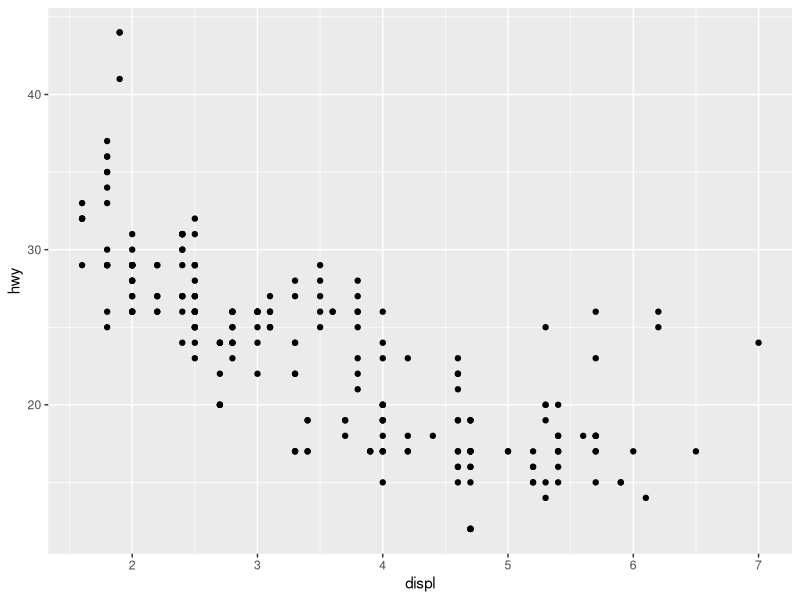
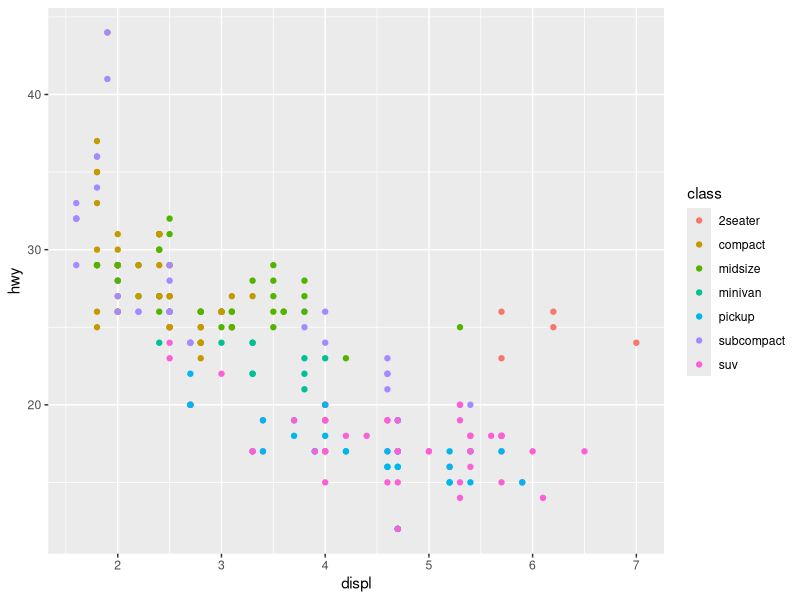
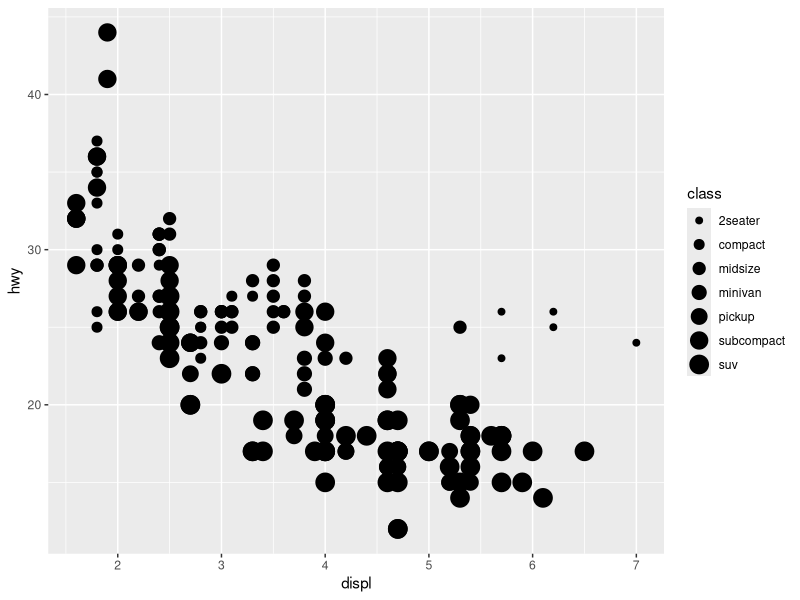
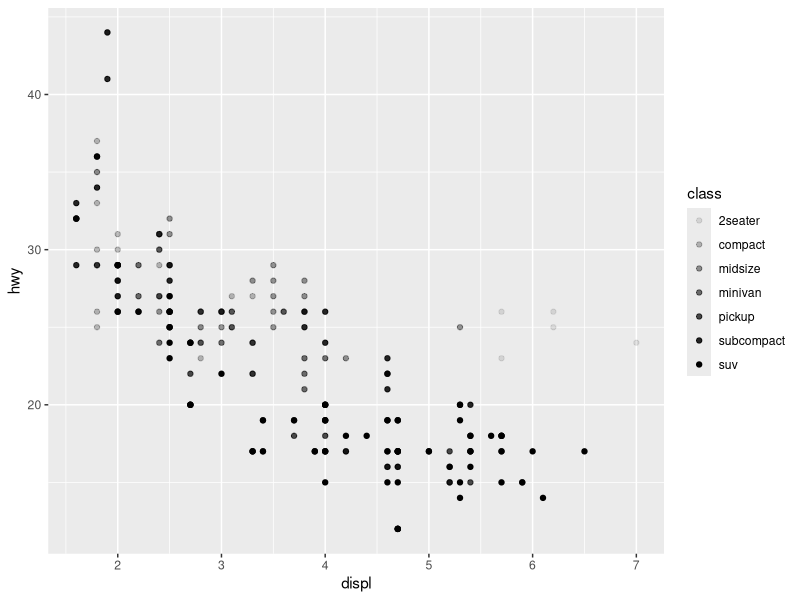
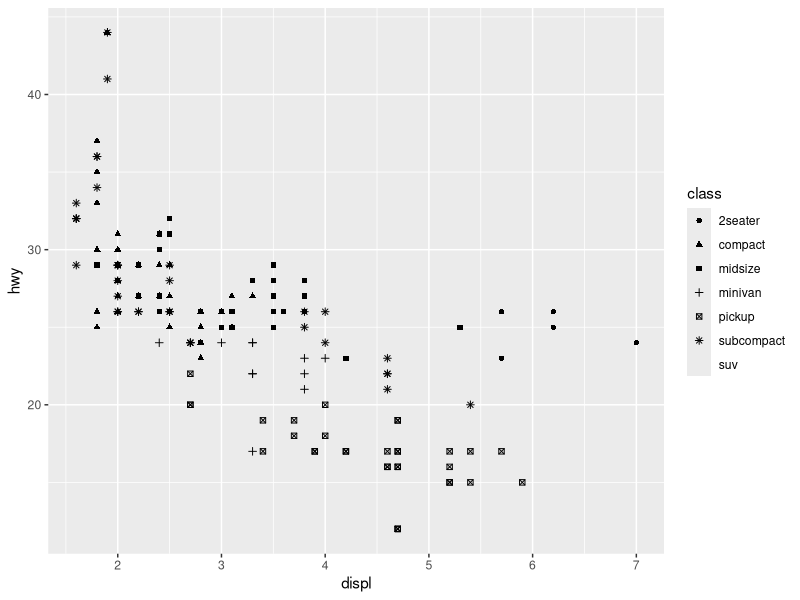
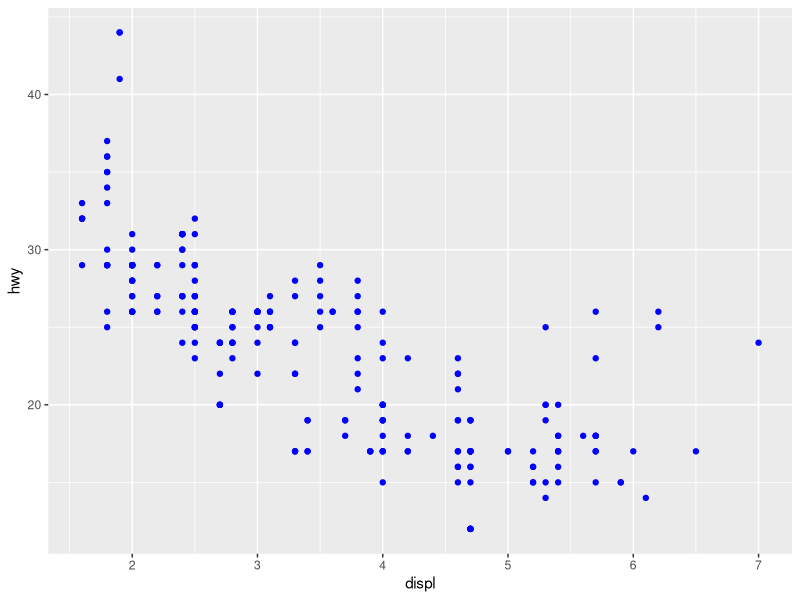
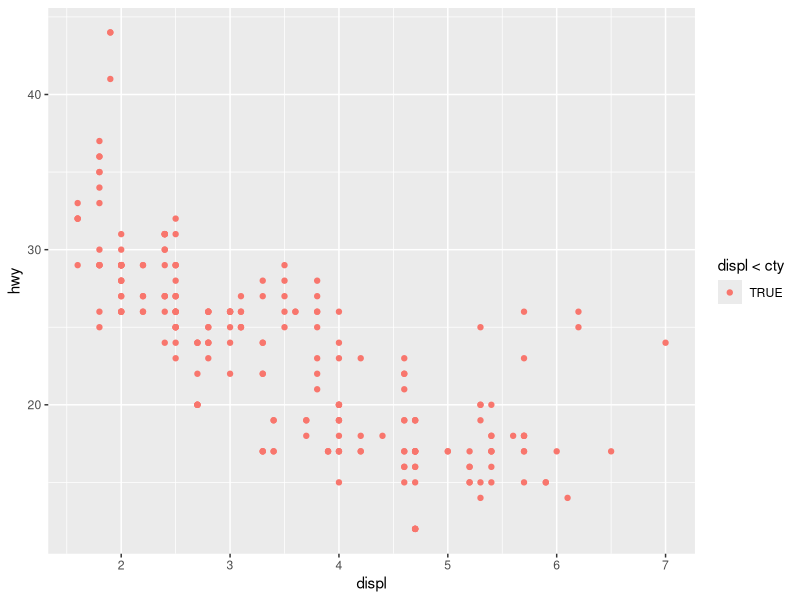
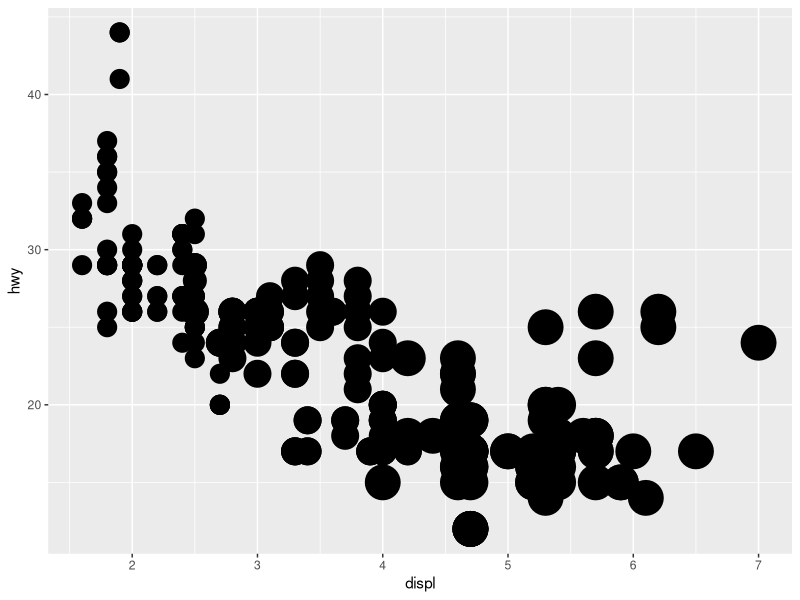

These charts were generated, in order, by the following R code:
# Notes from R FOR DATA SCIENCE,
# an O'Reilly guide by Hadley Wickham and Garrett Grolemund
# Availible online at http://r4ds.had.co.nz/
# PART ONE: EXPLORE
# Chapter 1: Data Visualization with ggplot2

# install neccessary packages usnig the line below and then load libraries
# install.packages("tidyverse")
library(tidyverse)

mpg
str(mpg)

ggplot(data = mpg) +
  geom_point(mapping = aes(x = displ, y = hwy))

############ AESTHETIC MAPPING ############
# mapping an aesthetic to a variable (color)
ggplot(data = mpg) +
  geom_point(mapping = aes(x = displ, y = hwy, color = class))

# mapping to a size (althouhgh since class is an unordered variable its not the best idea)
ggplot(data = mpg) +
  geom_point(mapping = aes(x = displ, y = hwy, size = class))

# using alpha to affect transparency
ggplot(data = mpg) +
  geom_point(mapping = aes(x = displ, y = hwy, alpha = class))

# using shape gives different categories different dot shapes
# NOTE: defaults to only 6 different shapes, additional variables will be unplotted
ggplot(data = mpg) +
  geom_point(mapping = aes(x = displ, y = hwy, shape = class))

# Can set aesthetics manually: color has to be outside aes() function
# color: name of color as char string
# size of point in mm
# shape of point as number (ex 0 15, 22 are all squares)
ggplot(data = mpg) +
  geom_point(mapping = aes(x = displ, y = hwy), color = "blue")

#mapping a cominuous variable:
# note: these continuous variables aren't truely continuous
ggplot(data = mpg) +
  geom_point(mapping = aes(x = displ, y = hwy, color = displ <cty))

# stroke aesthetic?
ggplot(data = mpg) +
  geom_point(mapping = aes(x = displ, y = hwy, stroke = cyl))

# Non variable name aes
ggplot(data = mpg) +
  geom_point(mapping = aes(x = displ, y = hwy, color = displ < 5))

########## FACETS ##########
# using facet_wrap(). must be discrete variable(s)
ggplot(data = mpg) +
  geom_point(mapping = aes(x = displ, y = hwy)) +
  facet_wrap(~ class, nrow = 2)

# facet plot on combo of 2 variables
ggplot(data = mpg) +
  geom_point(mapping = aes(x = displ, y = hwy)) +
  facet_grid(drv ~ cyl)

# facet_grid(drv ~ .) vs. facet_grid(. ~ drv):
# graphs are divided into rows vs. columns
ggplot(data = mpg) +
  geom_point(mapping = aes(x = displ, y = hwy)) +
  facet_grid(drv ~ .)

############## GEOMETRIC OBJECTS #############
ggplot(data = mpg) +
  geom_point(mapping = aes(x = displ, y = hwy))
# vs
ggplot(data = mpg) +
  geom_smooth(mapping = aes(x = displ, y = hwy))
# not every aes works in every geom
# add multiple geom functions to plot to disply multiple in same plot
ggplot(data = mpg) +
  geom_smooth(mapping = aes(x = displ, y = hwy, linetype = drv, color = drv)) +
  geom_point(mapping = aes(x = displ, y = hwy, color = drv))


ggplot(data = mpg) +
  geom_point(mapping = aes(x = displ, y = hwy)) +
  geom_smooth(mapping = aes(x = displ, y = hwy))
# can do same plot as above using global mappings
# this can help avoid errors if both plots are to disply same data
ggplot(data = mpg, mapping = aes(x = displ, y = hwy)) +
  geom_point() +
  geom_smooth()

# can use global mappings but change one plot usng local mappings for that layer ONLY:
ggplot(data = mpg, mapping = aes(x = displ, y = hwy)) +
  geom_point(mapping = aes(color = class)) +
  geom_smooth()

#using local variables to midfy global mappings
ggplot(data = mpg, mapping = aes(x = displ, y = hwy, color = class)) +
  geom_point() +
  geom_smooth(data = filter(mpg, class == "subcompact"), se = FALSE)

ggplot(data = mpg, mapping = aes(x = displ, y = hwy, color = drv)) +
  geom_point() +
  geom_smooth(se = FALSE) # makes it so just the smoothed line appears, without indication of variance

# REcreating R plots (pg 21, q 6)
ggplot(data = mpg, mapping = aes(x = displ, y = hwy)) +
  geom_smooth(se = FALSE) +
  geom_point()

ggplot(data = mpg, mapping = aes(x = displ, y = hwy, group = drv)) +
  geom_smooth(se = FALSE) +
  geom_point()

ggplot(data = mpg, mapping = aes(x = displ, y = hwy, color = drv)) +
  geom_smooth(se = FALSE) +
  geom_point()

ggplot(data = mpg, mapping = aes(x = displ, y = hwy)) +
  geom_smooth(se = FALSE) +
  geom_point(aes(color = drv))

ggplot(data = mpg, mapping = aes(x = displ, y = hwy, group = drv)) +
  geom_smooth(aes(linetype = drv), se = FALSE) +
  geom_point(aes(color = drv))

ggplot(data = mpg, mapping = aes(x = displ, y = hwy, color = drv)) +
  geom_point()

#################### STATISTICAL TRANSFORMATIONS ##################
diamonds
str(diamonds)

ggplot(data = diamonds) +
  geom_bar(mapping = aes(x = cut))

# bar plots use an algorithm called stat to calc the count. Generally,
# stats and geoms can be used interchangeably. Ex the plot above can be reproduced as follows.
# This works bc every geom has a default stat and vice versa
ggplot(data = diamonds) +
  stat_count(mapping = aes(x = cut))

### Reasons you might need to use a stat explicitly: ##

# 1: to override the default stat
# Example would be changing the stat of geom_bar() from the default count to identity
# when the height of the bars is already present in the data. Here we're not interested in
# a frequency
demo <- tribble(
  ~a,      ~b,
  "bar_1", 20,
  "bar_2", 30,
  "bar_3", 40)

ggplot(data = demo) +
  geom_bar(mapping = aes(x = a, y = b), stat = "identity")
# If stat statment is not included, the following error occurs:
# Error: stat_count() must not be used with a y aesthetic.

# 2: to override the default mapping from transformed variables to aesthetics
# Ex: you might want to display a bar chart proportion (frequency) rather than count
ggplot(data = diamonds) +
  geom_bar(mapping = aes(x = cut, y = ..prop.., group = 1))

# 3: to draw greater attention to the statistical transformation in your code
# Ex: to use stat_summary() to summarize y values for each unique x value
ggplot(data = diamonds) +
  stat_summary(
    mapping = aes(x = cut, y = depth),
    fun.ymin = min,
    fun.ymax = max,
    fun.y = median
  )

# THeres over 20 stats in ggplot2
# see: https://www.rstudio.com/wp-content/uploads/2015/03/ggplot2-cheatsheet.pdf
# also: https://www.rstudio.com/resources/cheatsheets/

# my attempt at q1 on page 26. doesn't really work
# ggplot(data = diamonds) +
#   geom_pointrange(mapping = aes(x = cut, y = depth,
#                   ymin = 40,
#                   ymax = 80)) 


####################### POSITION AJUSTMENTS ###################
# can color a bar chart using color or fill
ggplot(data = diamonds) +
  geom_bar(mapping = aes(x = cut, color = cut))

ggplot(data = diamonds) +
  geom_bar(mapping = aes(x = cut, fill = cut))

# stacked bar graph
ggplot(data = diamonds) +
  geom_bar(mapping = aes(x = cut, fill = clarity))

# If you don't want a stacked bar chart, you can use one of three other options: 
# identity, dodge, or fill

# 1 - position = IDENTITY: will place each object exactly where it falls in the context of the graph
# not super useful for bars because it overlaps them
# bc of overlap, need to ajust alpha or set fill = NA

# using alpha
ggplot(data = diamonds, mapping = aes(x = cut, fill = clarity)) +
  geom_bar(alpha = 1/5, position = "identity")

# blank plot bc ??? not worrying about it
ggplot(data = diamonds, mapping = aes(x = cut, fill = clarity)) +
  geom_bar(fill = NA, position = "identity")

# 2 - position = "fill": works like stacking, but makes each set of stacked bars the same height
# easier to compare proportions across groups

ggplot(data = diamonds) +
  geom_bar(mapping = aes(x = cut, fill = clarity), position = "fill")

# 3 - position = "dodge": places overlapping objects directly beside one another to compare
# individual values

ggplot(data = diamonds) +
  geom_bar(mapping = aes(x = cut, fill = clarity), position = "dodge")

# another adjustment thats good for scatterplots (but not for boxplots) to avoid 
# overplotting (where points overlap, making it difficult to see where the mass of the data is)
# set position adjustment to "jitter"
# adds small amount of randomness to spread points out

ggplot(data = mpg, mapping = aes(x = displ, y = hwy)) +
  geom_point(position = "jitter")

# shorthand for geom_point(position = "jitter") is geom_jitter()
# Same plot as above

ggplot(data = mpg, mapping = aes(x = displ, y = hwy)) +
  geom_jitter()

# Exercises, pg 31.
ggplot(data = mpg, mapping = aes(x = cty, y = hwy)) +
  geom_point()
# VS
ggplot(data = mpg, mapping = aes(x = cty, y = hwy)) +
  geom_jitter() # better way to display!

# geom_count() performs a similar role as geom_jitter in that it unobscures overplotting
# However, while geom_jitter does this through randomized variation, geom_count
# adds size to the points
ggplot(data = mpg, mapping = aes(x = cty, y = hwy)) +
  geom_count()

ggplot(data = mpg, mapping = aes(class, hwy)) +
  geom_boxplot()

################### COORDINATE SYSTEMS ###################
# the default coordinate system in ggplot2 is the cartesian coordinate system (x, y)
# Others:

# coord_flip() switches x and y axes. Useful for horizontal boxplots or for long labels
# ex:
ggplot(data = mpg, mapping = aes(x = class, y = hwy)) +
  geom_boxplot()
ggplot(data = mpg, mapping = aes(x = class, y = hwy)) +
  geom_boxplot() +
  coord_flip()

# coord_quickmap() sets the aspect ratio correctly for maps. Important if you're plotting spatial data
# coord_quickmap() is a quick approximation while coord_map is more exact but more computationally
# intensive
nz <- map_data("nz")
ggplot(nz, aes(long, lat, group = group)) +
  geom_polygon(fill = "white", color = "black") +
  coord_quickmap()

# coord_polar() uses polar coordinates
bar <-  ggplot(data = diamonds) +
  geom_bar(mapping = aes(x = cut, fill = cut),
           show.legend = FALSE,
           width = 1) +
  theme(aspect.ratio = 1) +
  labs(x = NULL, y = NULL)

bar
bar + coord_flip()
bar + coord_polar()

# Exercises
# stacked bar chart
ggplot(data = diamonds) +
  geom_bar(mapping = aes(x = cut, fill = clarity))
# pie chart
ggplot(data = diamonds) +
  geom_bar(mapping = aes(x = cut, fill = clarity), position = "fill") +
  coord_polar()

?labs

ggplot(data = mpg, mapping = aes(x = cty, y = hwy)) +
  geom_point() +
  geom_abline() + #float sqroot :) <3 `alice to barb`
  coord_fixed() # fixes the x-y ratio to 1 to 1 I think

# graph TEMPLATE
# ggplot(data = <DATA>) +
#     <GEOM_FUNCTION>(mapping = aes(<MAPPINGS>),
#                     stat = <STAT>,
#                     position = <POSITION>) +
#     <COORDINATE FUNCTION> +
#     <FACET_FUNCTION>
